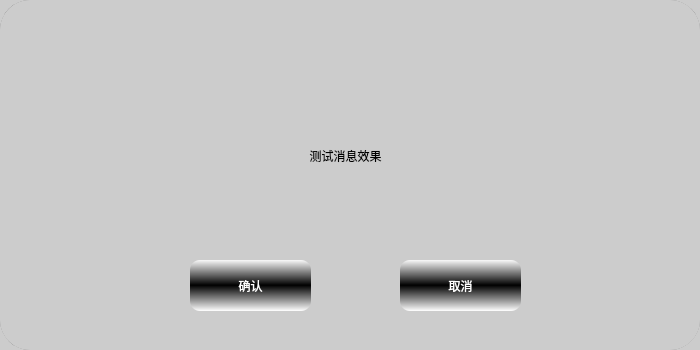
<?xml version="1.0" encoding="UTF-8"?>
<ui version="4.0">
 <class>XMessageBox</class>
 <widget class="QDialog" name="XMessageBox">
  <property name="geometry">
   <rect>
    <x>0</x>
    <y>0</y>
    <width>700</width>
    <height>350</height>
   </rect>
  </property>
  <property name="windowTitle">
   <string>XMessageBox</string>
  </property>
  <property name="styleSheet">
   <string notr="true">#widget{
	border-radius:30;
	background-color: rgb(204, 204, 204);
}

QPushButton{
background-color: qlineargradient(spread:reflect, x1:0.999896, y1:0.494136, x2:1, y2:1, stop:0 rgba(0, 0, 0, 255), stop:1 rgba(255, 255, 255, 255));
	border-radius:10;
color: rgb(255, 255, 255);
}

QDialog{
	border-radius:30;
	background-color: rgb(204, 204, 204);
	border: 1px solid gray;

}
</string>
  </property>
  <widget class="QWidget" name="widget" native="true">
   <property name="geometry">
    <rect>
     <x>0</x>
     <y>0</y>
     <width>700</width>
     <height>350</height>
    </rect>
   </property>
   <widget class="QLabel" name="label">
    <property name="geometry">
     <rect>
      <x>0</x>
      <y>120</y>
      <width>691</width>
      <height>71</height>
     </rect>
    </property>
    <property name="styleSheet">
     <string notr="true">font: 12pt &quot;黑体&quot;;</string>
    </property>
    <property name="text">
     <string>测试消息效果</string>
    </property>
    <property name="alignment">
     <set>Qt::AlignCenter</set>
    </property>
   </widget>
   <widget class="QPushButton" name="okButton">
    <property name="geometry">
     <rect>
      <x>190</x>
      <y>260</y>
      <width>121</width>
      <height>51</height>
     </rect>
    </property>
    <property name="text">
     <string>确认</string>
    </property>
   </widget>
   <widget class="QPushButton" name="cancelButton">
    <property name="geometry">
     <rect>
      <x>400</x>
      <y>260</y>
      <width>121</width>
      <height>51</height>
     </rect>
    </property>
    <property name="text">
     <string>取消</string>
    </property>
   </widget>
  </widget>
 </widget>
 <layoutdefault spacing="6" margin="11"/>
 <resources/>
 <connections>
  <connection>
   <sender>okButton</sender>
   <signal>clicked()</signal>
   <receiver>XMessageBox</receiver>
   <slot>accept()</slot>
   <hints>
    <hint type="sourcelabel">
     <x>257</x>
     <y>291</y>
    </hint>
    <hint type="destinationlabel">
     <x>-113</x>
     <y>348</y>
    </hint>
   </hints>
  </connection>
  <connection>
   <sender>cancelButton</sender>
   <signal>clicked()</signal>
   <receiver>XMessageBox</receiver>
   <slot>reject()</slot>
   <hints>
    <hint type="sourcelabel">
     <x>468</x>
     <y>285</y>
    </hint>
    <hint type="destinationlabel">
     <x>907</x>
     <y>402</y>
    </hint>
   </hints>
  </connection>
 </connections>
</ui>
